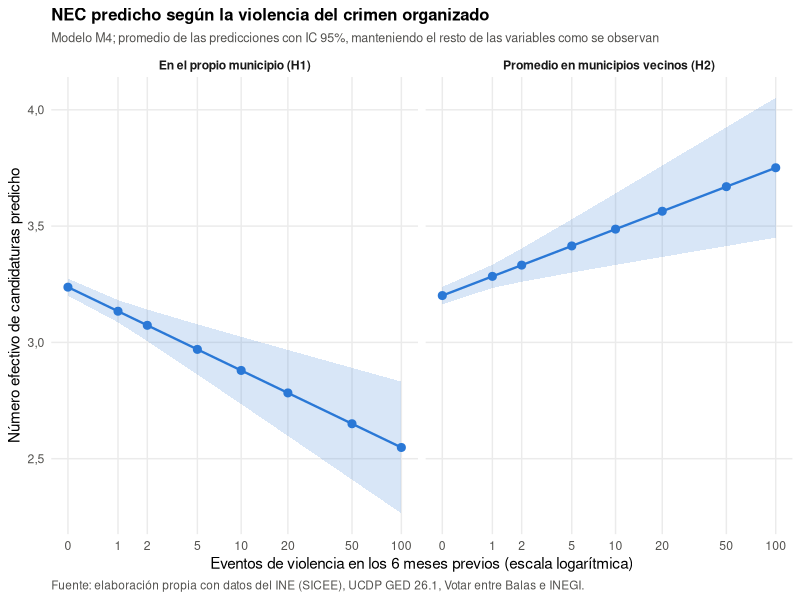

Write R code to recreate this figure.
# Script 3: modelos de regresión
#
# Modelos para las secciones "Construcción de los modelos" y "Resultados"
# Usa la base del script 1 (data/procesados/base_analisis.csv)
#
# Paquetes nuevos (x si no están):
# install.packages(c("sandwich", "lmtest", "marginaleffects", "flextable", "officer"))
#
# Guarda las tablas en la carpeta tablas/ (también un Word con las tablas listas)
# y la figura 4 en figuras/

library(dplyr)
library(tidyr)
library(readr)
library(ggplot2)
library(sandwich)
library(lmtest)
library(marginaleffects)
library(flextable)

dir.create("tablas", showWarnings = FALSE)
dir.create("figuras", showWarnings = FALSE)

#estado y año como factores para que entren como efectos fijos
base <- read_csv("data/procesados/base_analisis.csv", show_col_types = FALSE) |>
  mutate(estado = factor(estado),
         anio = factor(anio),
         veb_campanas_log = log1p(veb_campanas),
         veb_todos_log = log1p(veb_todos))

#cada municipio aparece hasta 3 veces (2018, 2021, 2024)entonces sus
#observaciones no son independientes, por tanto, agrupamos los errores por municipio
ee_cluster <- function(m) vcovCL(m, cluster = ~ cvegeo)


# 1. Modelos principales
# M1 solo la violencia, M2 agrega controles, M3 agrega VeB, M4 agrega vecinos (H2)

m1 <- lm(nec ~ ucdp_log, data = base)
m2 <- lm(nec ~ ucdp_log + log_lista_nominal + estado + anio, data = base)
m3 <- lm(nec ~ ucdp_log + veb_log + log_lista_nominal + estado + anio, data = base)
m4 <- lm(nec ~ ucdp_log + veb_log + ucdp_vecinos_log + log_lista_nominal + estado + anio, data = base)

#para mirar rápido los coeficientes con errores agrupados
coeftest(m4, vcov. = ee_cluster(m4))[2:5, ]


# 2. Robustez (mismos controles que M4)
# r1: violencia como 0/1 en vez de cantidad
# r2: VeB solo área "Elecciones y campañas" (candidaturas y equipos de campaña)
# r3: VeB incluyendo a policías
# y el M4 por separado para cada año

r1 <- lm(nec ~ ucdp_hubo + veb_hubo + ucdp_vecinos_log + log_lista_nominal + estado + anio, data = base)
r2 <- lm(nec ~ ucdp_log + veb_campanas_log + ucdp_vecinos_log + log_lista_nominal + estado + anio, data = base)
r3 <- lm(nec ~ ucdp_log + veb_todos_log + ucdp_vecinos_log + log_lista_nominal + estado + anio, data = base)

#en un solo año no va el efecto fijo de año
m_2018 <- lm(nec ~ ucdp_log + veb_log + ucdp_vecinos_log + log_lista_nominal + estado,
             data = filter(base, anio == "2018"))
m_2021 <- lm(nec ~ ucdp_log + veb_log + ucdp_vecinos_log + log_lista_nominal + estado,
             data = filter(base, anio == "2021"))
m_2024 <- lm(nec ~ ucdp_log + veb_log + ucdp_vecinos_log + log_lista_nominal + estado,
             data = filter(base, anio == "2024"))


# 3. Tablas de resultados
# cada celda: coeficiente con estrellas y el error estándar entre paréntesis

nombres <- c(ucdp_log          = "Violencia del crimen organizado (log)",
             ucdp_hubo         = "Hubo violencia del crimen organizado (0/1)",
             veb_log           = "Violencia político-criminal (log)",
             veb_campanas_log  = "Violencia político-criminal, solo campañas (log)",
             veb_todos_log     = "Violencia político-criminal, con policías (log)",
             veb_hubo          = "Hubo violencia político-criminal (0/1)",
             ucdp_vecinos_log  = "Violencia en municipios vecinos (log)",
             log_lista_nominal = "Tamaño del municipio (log lista nominal)",
             "(Intercept)"     = "Constante")

dec <- function(x, d = 3) formatC(x, format = "f", digits = d, decimal.mark = ",")

estrellas <- function(p) {
  case_when(p < 0.001 ~ "***", p < 0.01 ~ "**", p < 0.05 ~ "*", p < 0.1 ~ "+", TRUE ~ "")
}

columna <- function(m, fe_anio = "Sí") {
  ct <- coeftest(m, vcov. = ee_cluster(m))
  vars <- intersect(names(nombres), rownames(ct))
  celdas <- paste0(dec(ct[vars, 1]), estrellas(ct[vars, 4]), " (", dec(ct[vars, 2]), ")")
  r2_aj <- max(summary(m)$adj.r.squared, 0)   #en M1 sale levemente negativo, así no aparece "-0,00"
  c(setNames(celdas, nombres[vars]),
    "Efectos fijos de estado" = ifelse(length(coef(m)) > 2, "Sí", "No"),
    "Efectos fijos de año"    = fe_anio,
    "Observaciones"           = format(nobs(m), big.mark = ".", decimal.mark = ","),
    "R² ajustado"             = dec(r2_aj, 2))
}

juntar <- function(columnas) {
  filas <- c(nombres, "Efectos fijos de estado", "Efectos fijos de año", "Observaciones", "R² ajustado")
  filas <- filas[filas %in% unlist(lapply(columnas, names))]
  tabla <- tibble(Variable = unname(filas))
  for (n in names(columnas)) tabla[[n]] <- unname(columnas[[n]][filas])
  mutate(tabla, across(-Variable, ~ replace_na(.x, "")))
}

tabla_modelos <- juntar(list(M1 = columna(m1, fe_anio = "No"),
                             M2 = columna(m2),
                             M3 = columna(m3),
                             M4 = columna(m4)))

tabla_robustez <- juntar(list("Binarias"          = columna(r1),
                              "VeB solo campañas" = columna(r2),
                              "VeB con policías"  = columna(r3),
                              "Solo 2018"         = columna(m_2018, fe_anio = "Un solo año"),
                              "Solo 2021"         = columna(m_2021, fe_anio = "Un solo año"),
                              "Solo 2024"         = columna(m_2024, fe_anio = "Un solo año")))

write_csv(tabla_modelos, "tablas/tabla_modelos.csv")
write_csv(tabla_robustez, "tablas/tabla_robustez.csv")
print(tabla_modelos, width = Inf)
print(tabla_robustez, width = Inf)

#las mismas tablas en Word, para pegarlas directo en el informe
nota <- paste("Coeficientes de MCO; errores estándar agrupados por municipio entre paréntesis.",
              "+ p<0,1; * p<0,05; ** p<0,01; *** p<0,001.",
              "Variable dependiente: número efectivo de candidaturas.")

tabla_word <- function(tabla, titulo) {
  #el error estándar en otra línea para que la tabla quepa en la hoja
  tabla <- mutate(tabla, across(-Variable, ~ sub(" \\(", "\n(", .x)))
  flextable(tabla) |>
    set_caption(titulo) |>
    add_footer_lines(nota) |>
    font(fontname = "Times New Roman", part = "all") |>
    fontsize(size = 9, part = "all") |>
    bold(part = "header") |>
    align(j = -1, align = "center", part = "all") |>
    padding(padding.top = 1, padding.bottom = 1, part = "all") |>
    autofit() |>
    fit_to_width(max_width = 6.5)
}

save_as_docx("Modelos principales" = tabla_word(tabla_modelos, "Tabla de Violencia y competitividad electoral municipal (MCO)"),
             "Robustez" = tabla_word(tabla_robustez, "Tabla de Pruebas de robustez"),
             path = "tablas/tablas_modelos.docx")


# 4. Valores predichos con el M4
# cambiamos solo la cantidad de eventos y dejamos el resto de las variables
# como están en cada municipio... después se promedia

eventos <- c(0, 1, 2, 5, 10, 20, 50, 100)

pred_h1 <- avg_predictions(m4, variables = list(ucdp_log = log1p(eventos)), vcov = ~ cvegeo) |>
  as_tibble() |>
  transmute(tipo = "En el propio municipio (H1)", eventos = round(expm1(ucdp_log)),
            nec = estimate, ic_inf = conf.low, ic_sup = conf.high)

pred_h2 <- avg_predictions(m4, variables = list(ucdp_vecinos_log = log1p(eventos)), vcov = ~ cvegeo) |>
  as_tibble() |>
  transmute(tipo = "Promedio en municipios vecinos (H2)", eventos = round(expm1(ucdp_vecinos_log)),
            nec = estimate, ic_inf = conf.low, ic_sup = conf.high)
#el round() es necesario, si no expm1(log1p(10)) no da exactamente 10

predicciones <- bind_rows(pred_h1, pred_h2)
write_csv(mutate(predicciones, across(where(is.numeric), ~ round(.x, 3))), "tablas/predicciones.csv")
predicciones

#magnitud: cuánto cambia el NEC de 0 a 10 eventos y eso en desviaciones estándar
predicciones |>
  group_by(tipo) |>
  summarise(nec_0 = nec[eventos == 0], nec_10 = nec[eventos == 10]) |>
  mutate(diferencia = nec_10 - nec_0,
         en_desv_est = diferencia / sd(base$nec))


# 5. Figura 4: NEC predicho

azul <- "#2a78d6"
gris <- "#52514e"

fig4 <- ggplot(predicciones, aes(x = eventos, y = nec)) +
  geom_ribbon(aes(ymin = ic_inf, ymax = ic_sup), fill = azul, alpha = 0.18) +
  geom_line(color = azul, linewidth = 0.8) +
  geom_point(color = azul, size = 2.4) +
  facet_wrap(~ tipo) +
  scale_x_continuous(trans = "log1p", breaks = eventos) +
  scale_y_continuous(labels = scales::label_number(accuracy = 0.1, decimal.mark = ",")) +
  labs(title = "NEC predicho según la violencia del crimen organizado",
       subtitle = "Modelo M4; promedio de las predicciones con IC 95%, manteniendo el resto de las variables como se observan",
       x = "Eventos de violencia en los 6 meses previos (escala logarítmica)",
       y = "Número efectivo de candidaturas predicho",
       caption = "Fuente: elaboración propia con datos del INE (SICEE), UCDP GED 26.1, Votar entre Balas e INEGI.") +
  theme_minimal(base_size = 11) +
  theme(plot.title = element_text(face = "bold", size = 12),
        plot.subtitle = element_text(color = gris, size = 9),
        plot.caption = element_text(color = gris, hjust = 0, size = 8.5),
        axis.text = element_text(color = gris),
        panel.grid.minor = element_blank(),
        strip.text = element_text(face = "bold"))

ggsave("figuras/fig4_nec_predicho.png", fig4, width = 8, height = 4.5, dpi = 300, bg = "white")
